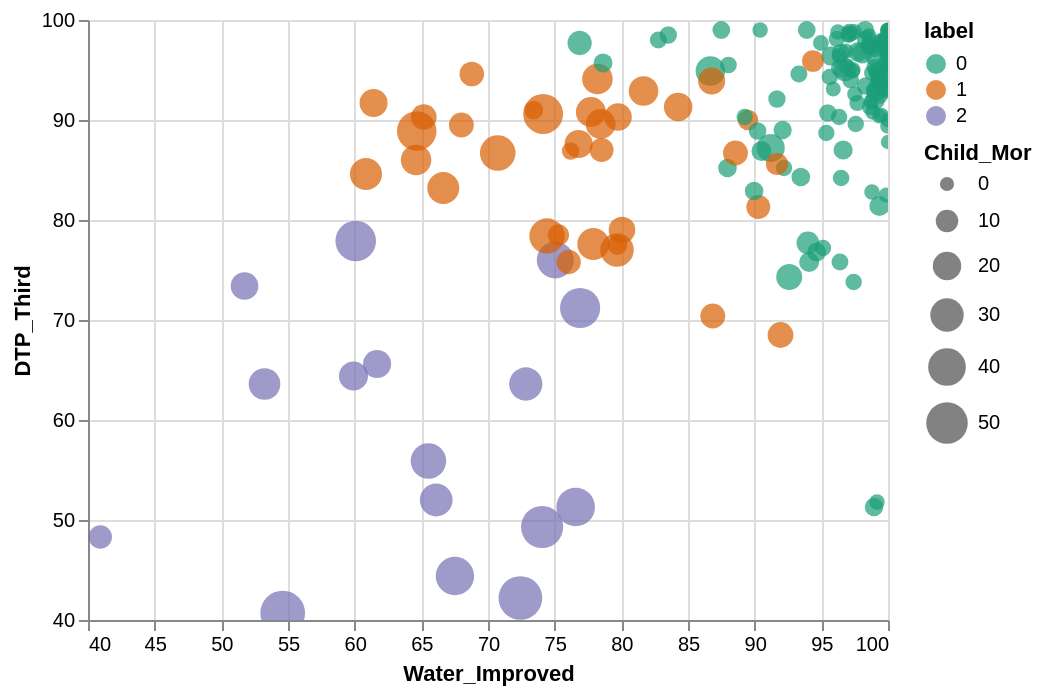

Vega-Lite specification stored for this chart:
### Vega-Lite specification from a JSON file in a GitHub repository (floating-point values rounded to 4 significant figures; data arrays with more than 128 entries replaced by an {"elided": "..."} marker saying what was removed)
{"config": {"view": {"continuousWidth": 400, "continuousHeight": 300}}, "data": {"name": "data-2b4a1b7491c3fd12f6c817257fe4abdd"}, "mark": "circle", "encoding": {"color": {"type": "nominal", "field": "label", "scale": {"scheme": "dark2"}}, "size": {"type": "quantitative", "field": "Child_Mor", "scale": {"range": [50, 500]}}, "tooltip": [{"type": "nominal", "field": "Country"}, {"type": "nominal", "field": "Continent"}, {"type": "quantitative", "field": "Child_Mor"}, {"type": "quantitative", "field": "Water_Improved"}, {"type": "quantitative", "field": "Open_Defecation"}, {"type": "quantitative", "field": "DTP_Third"}, {"type": "quantitative", "field": "label"}], "x": {"type": "quantitative", "field": "Water_Improved", "scale": {"zero": false}}, "y": {"type": "quantitative", "field": "DTP_Third", "scale": {"zero": false}}}, "selection": {"selector002": {"type": "interval", "bind": "scales", "encodings": ["x", "y"]}}, "$schema": "https://vega.github.io/schema/vega-lite/v4.8.1.json", "datasets": {"data-2b4a1b7491c3fd12f6c817257fe4abdd": {"elided": "177 records"}}}
